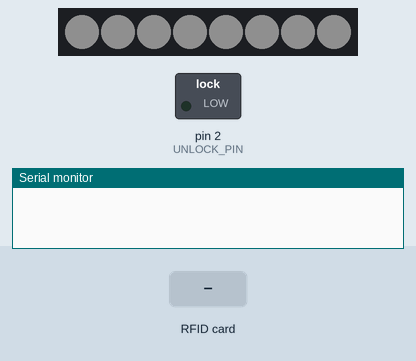
Simulated run of this sketch. Board: Arduino Uno, built with avr-gcc and run on an emulated ATmega328P. Shown: 8 RGB LEDs in strip order, left to right, switched loads named in the sketch (green lamp = pin HIGH), the last lines printed to the serial monitor. The test bench sets the inputs (shaded band). Dim RGB values are drawn brighter than linear; pins used as bus, display or sensor lines are not drawn.

Above: at 1.2 s.
1.3 s: RFID card B5 A3 2B 1B held to the reader
At 1.7 s:
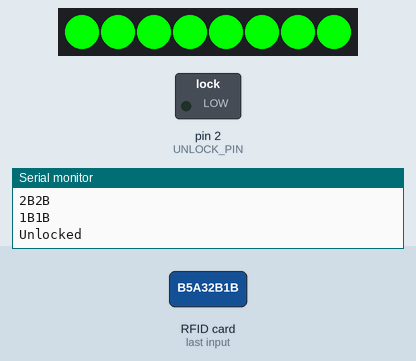
4.3 s: RFID card 5E 7A 19 C4 held to the reader
At 5.1 s:
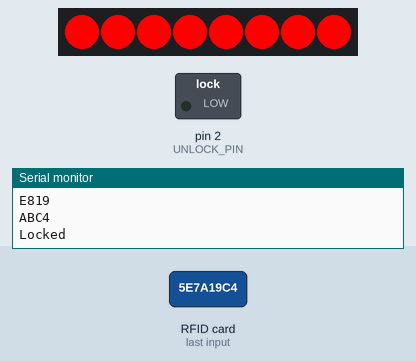
6.8 s: RFID card 3A 06 E8 AB held to the reader
At 8.1 s:
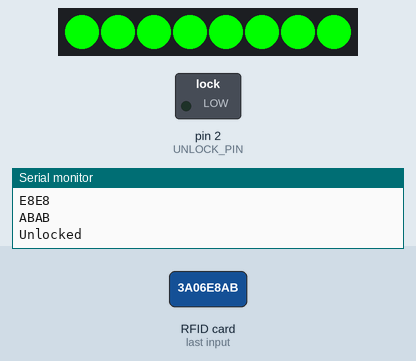
Timing chart, 0 to 10.3 s (numbered marks = the images above; inputs shaded):
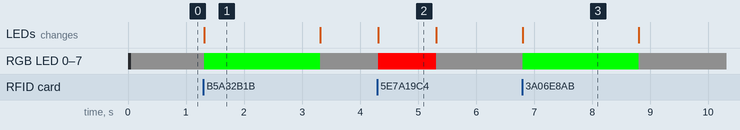

Measured:
- after the input at 1.3 s, RGB LED 0–7: RGB(15, 15, 15) → RGB(0, 255, 0) at once, → RGB(15, 15, 15) 2.0 s later; the LEDs: change at once (image 1)
- after the input at 4.3 s, RGB LED 0–7: RGB(15, 15, 15) → RGB(255, 0, 0) at once, → RGB(15, 15, 15) 1.0 s later; the LEDs: change at once (image 2)
- after the input at 6.8 s, RGB LED 0–7: RGB(15, 15, 15) → RGB(0, 255, 0) at once, → RGB(15, 15, 15) 2.0 s later; the LEDs: change at once (image 3)
- what the display in image 1 shows lasts 2.0 s, from 1.3 s to 3.3 s
- what the display in image 2 shows lasts 1.0 s, from 4.3 s to 5.3 s

The sketch:

ComputerSwitchLED.ino
```cpp
// import libraries
#include <SPI.h>
#include <MFRC522.h>

#include <Adafruit_NeoPixel.h>

const uint8_t RST_PIN = 9; // reset pin
const uint8_t SS_PIN = 10; // serial data pin

const uint8_t UID_LENGTH = 4, UID_COUNT = 2;

const uint8_t UNLOCK_PIN = 2;

const uint8_t RGB_LED_COUNT = 8;

const uint8_t PERMITTED_UIDS[UID_COUNT][UID_LENGTH] = {
  { 0xB5, 0xA3, 0x2B, 0x1B },
  { 0x3A, 0x06, 0xE8, 0xAB }
};

MFRC522 mfrc522(SS_PIN, RST_PIN); // create MFRC522 instance

Adafruit_NeoPixel light = Adafruit_NeoPixel(RGB_LED_COUNT, 4, NEO_GRB + NEO_KHZ800);

void setup() {
  digitalWrite(UNLOCK_PIN, LOW);
  pinMode(UNLOCK_PIN, OUTPUT);

  Serial.begin(9600); // start serial connection
  SPI.begin(); // start SPI bus
  mfrc522.PCD_Init(); // init RFID module
  light.begin(); // initialize NeoPixel library
}

void loop() {
  setOutputColor(15, 15, 15);

  // listen for new cards and read data
  if (mfrc522.PICC_IsNewCardPresent() && mfrc522.PICC_ReadCardSerial()) {
    setOutputColor(200, 200, 0);

    // check uid size
    if (mfrc522.uid.size != UID_LENGTH) {
      Serial.println("UID length missmatch");
    }
    else if (isPermitted(mfrc522.uid.uidByte)) {
      Serial.println("Unlocked");
      setOutputColor(0, 255, 0);
      //digitalWrite(UNLOCK_PIN, HIGH);
      delay(500);
      digitalWrite(UNLOCK_PIN, LOW);
      delay(1500);
    }
    else {
      Serial.println("Locked");
      setOutputColor(255, 0, 0);
      delay(1000);
    }

    mfrc522.PICC_HaltA();
  }
}

bool isPermitted(uint8_t *uid) {
  for (uint16_t uidIndex = 0; uidIndex < UID_COUNT; uidIndex++) {
    bool match = true;
    for (uint8_t byteIndex = 0; byteIndex < UID_LENGTH; byteIndex++) {
      Serial.print(PERMITTED_UIDS[uidIndex][byteIndex], HEX);
      Serial.println(uid[byteIndex], HEX);
      if (PERMITTED_UIDS[uidIndex][byteIndex] != uid[byteIndex]) {
        match = false;
      }
    }
    if (match) return true;
  }
  return false;
}

void setOutputColor(byte r, byte g, byte b) {
  for (int i = 0; i < RGB_LED_COUNT; i++) {
    light.setPixelColor(i, light.Color(r, g, b));
  }
  light.show();
}
```
